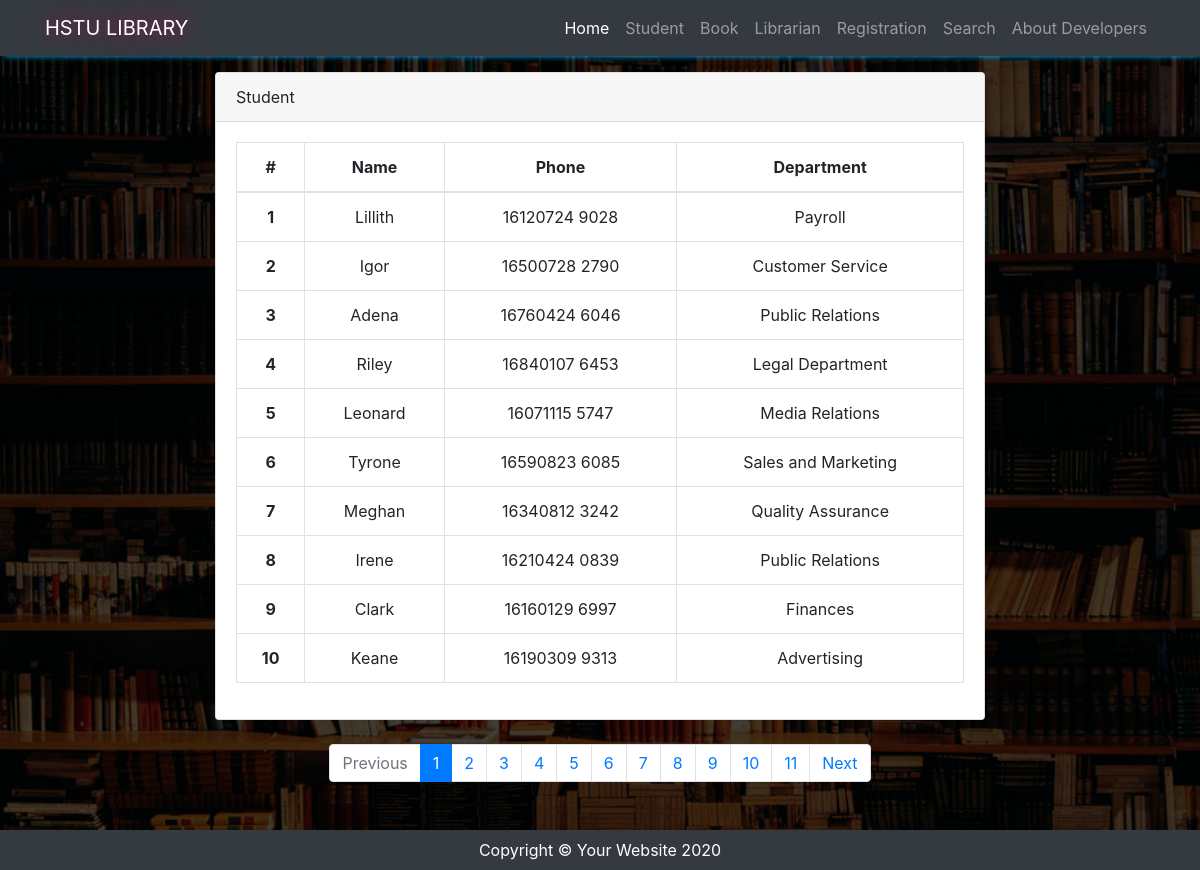
/student.php, run on the app's committed database.
### tables this page shows
CREATE TABLE `student` (
  `id` int(11) NOT NULL,
  `name` varchar(25) NOT NULL,
  `phone` varchar(25) NOT NULL,
  `department` varchar(25) NOT NULL,
  `book_id` int(11) NOT NULL
);

### student.php (the view, shortened to what this page needs)
  <?php
    $page=1;
    $limit=10;
    $offset=$page*$limit-$limit;
    $pdo=new PDO('mysql:host=localhost;dbname=library','root','');
    $query1=$pdo->query("select * from student limit $limit offset $offset");
    $query2=$pdo->query("select * from student");
    $total_row=$query2->rowCount();
    $total_page=ceil($total_row/$limit);
    $result=$query1->fetchAll();
?>
<!DOCTYPE html>
<html lang="en">
<head>
  <link href="vendor/bootstrap/css/bootstrap.min.css" rel="stylesheet">
  <link href="css/blog-home.css" rel="stylesheet">
</head>
<body>
  <nav class="navbar navbar-expand-lg navbar-dark bg-dark fixed-top">
    <div class="container">
      <a class="navbar-brand" href="#">HSTU LIBRARY</a>
      <div class="collapse navbar-collapse" id="navbarResponsive">
        <ul class="navbar-nav ml-auto">
          <li class="nav-item active">
            <a class="nav-link" href="home.php">Home
            </a>
          </li>
          <li class="nav-item">
            <a class="nav-link" href="student.php">Student</a>
          </li>
          <li class="nav-item">
            <a class="nav-link" href="book.php">Book</a>
          </li>
          <li class="nav-item">
            <a class="nav-link" href="librarian.php">Librarian</a>
          </li>
          <li class="nav-item">
            <a class="nav-link" href="registration.php">Registration</a>
          </li>
          <li class="nav-item">
            <a class="nav-link" href="search.php">Search</a>
          </li>
          <li class="nav-item">
            <a class="nav-link" href="dev.php">About Developers</a>
          </li>
        </ul>
      </div>
    </div>
  </nav>
  <div style="margin:0 auto;" class="col-sm-8" >
    <div class="card mt-3" >
  <div class="card-header">
    Student
  </div>
  <div class="card-body">
    <table class="table table-bordered text-center table-hover">
    <thead>
       <tr>
         <th scope="col">#</th>
         <th scope="col">Name</th>
         <th scope="col">Phone</th>
         <th scope="col">Department</th>
        </tr>
  </thead>
  <tbody>
 <?php foreach($result as $r){ ?>
    <tr>
      <th scope="row"><?php echo $r['id']?></th>
      <td><?php echo $r['name']?></td>
      <td><?php echo $r['phone']?></td>
      <td><?php echo $r['department']?></td>
    </tr>
  <?php } ?>
  </tbody>
</table>
</div>
</div>
</div>
<ul class="pagination justify-content-center my-4">
  <li class="page-item <?php if($page<=1) echo 'disabled';?>"><a href="?page=<?php echo $page-1; ?>" class="page-link">Previous</a></li>
  <?php
  for($i=1;$i<=$total_page;$i++)
  {
?>
  <li class="page-item <?php if($page==$i) echo 'active';?>"><a href="?page=<?php echo $i;?>" class="page-link"><?php echo $i; ?></a></li>
  <?php } ?>
  <li class="page-item <?php if($page>=$total_page) echo 'disabled';?>">
  <a href="?page=<?php echo $page+1; ?>" class="page-link ">Next</a></li>
</ul>
  <div style="margin-top:0px;">
    <footer class="py-2 bg-dark mt-5"  >
    <div class="container" >
      <p class="m-0 text-center text-white">Copyright &copy; Your Website 2020</p>
    </div>
  </footer>
  </div>
</body>
</html>

### css/blog-home.css (style rules this page uses)
body { padding-top: 56px; background-image:url( img/i.jpg); background-repeat: no-repeat; background-size: cover; }
nav { box-shadow: 2px 2px 6px -2px #00b8ff; }
.navbar-brand { text-shadow: 1px -1px 20px rgb(192, 21, 92); }

### student.php (style rules this page uses)
body { background-image:url( img/i.jpg); background-repeat: no-repeat; background-size: cover; }

### data on the page
student: id "1", name "Lillith", phone "16120724 9028", department "Payroll"
student: id "2", name "Igor", phone "16500728 2790", department "Customer Service"
student: id "3", name "Adena", phone "16760424 6046", department "Public Relations"
student: id "4", name "Riley", phone "16840107 6453", department "Legal Department"
student: id "5", name "Leonard", phone "16071115 5747", department "Media Relations"
student: id "6", name "Tyrone", phone "16590823 6085", department "Sales and Marketing"
student: id "7", name "Meghan", phone "16340812 3242", department "Quality Assurance"
student: id "8", name "Irene", phone "16210424 0839", department "Public Relations"
student: id "9", name "Clark", phone "16160129 6997", department "Finances"
student: id "10", name "Keane", phone "16190309 9313", department "Advertising"
